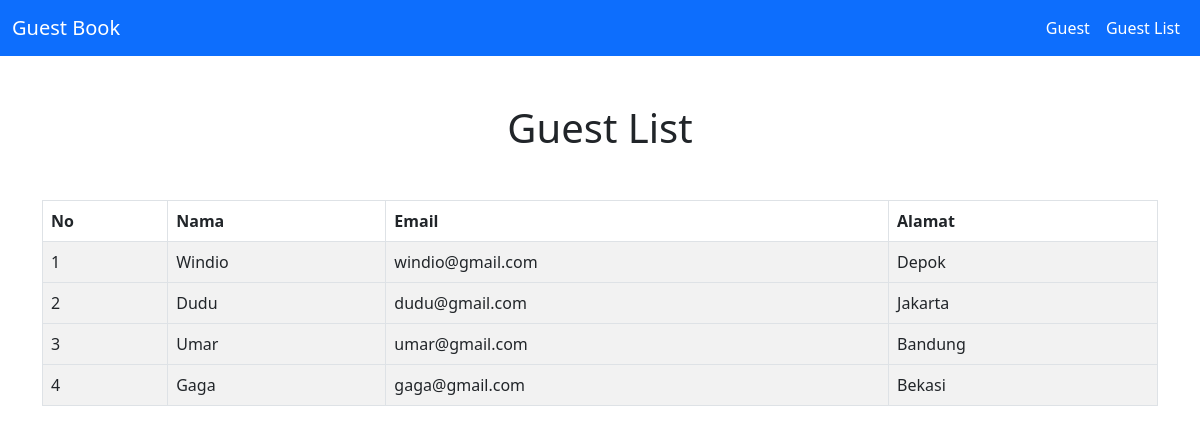
Page /list/ on the committed database.
### list/models.py (models this page shows, shortened)
class List(models.Model):
    nama = models.CharField(max_length=200)
    alamat = models.TextField()
    email = models.CharField(max_length=200)
    published = models.DateTimeField(auto_now_add= True)
    updated = models.DateTimeField(auto_now= True)

### list/views.py (the view)
# urls.py: path("",views.index)
def index(request):
    lists = List.objects.all()
    context={
        'page_title':'Guest List',
        'lists':lists,
    }
    return render(request,'list/index.html',context)

### list/templates/list/index.html
{% extends "base.html" %} {% block contents %}
<table class="table table-bordered table-striped">
  <thead>
    <tr>
      <th scope="col">No</th>
      <th scope="col">Nama</th>
      <th scope="col">Email</th>
      <th scope="col">Alamat</th>
    </tr>
  </thead>
  {% for list in lists %}
  <tbody>
    <tr>
      <td>{{ forloop.counter }}</td>
      <td>{{ list.nama }}</td>
      <td>{{ list.email }}</td>
      <td>{{ list.alamat }}</td>
    </tr>
  </tbody>
  {% endfor%}
</table>
{% endblock contents %}

### templates/base.html (shortened to what this page needs)
<!DOCTYPE html>
<html lang="en">
  <head>
    <link
      href="https://cdn.jsdelivr.net/npm/bootstrap@5.0.0/dist/css/bootstrap.min.css"
      rel="stylesheet"
    />
  </head>
  <body>
    {% include "snippets/navbar.html" %}
    <section>
      <div class="container">
        <div class="text-center mt-5 mb-5"><h1>{{ page_title }}</h1></div>
        {% block contents %} {% endblock contents %}
      </div>
    </section>
  </body>
</html>

### templates/snippets/navbar.html (shortened to what this page needs)
<nav class="navbar navbar-expand-lg navbar-dark bg-primary">
  <div class="container-fluid">
    <a class="navbar-brand" href="/">Guest Book</a>
    <div class="collapse navbar-collapse" id="navbarNavAltMarkup">
      <div class="navbar-nav ms-auto">
        <a class="nav-link active" aria-current="page" href="/">Guest</a>
        <a class="nav-link active" href="/list">Guest List </a>
      </div>
    </div>
  </div>
</nav>

### rows in the picture
List: nama "Windio", email "windio@gmail.com", alamat "Depok"
List: nama "Dudu", email "dudu@gmail.com", alamat "Jakarta"
List: nama "Umar", email "umar@gmail.com", alamat "Bandung"
List: nama "Gaga", email "gaga@gmail.com", alamat "Bekasi"

### other values in the picture
{{ page_title }} "Guest List"
